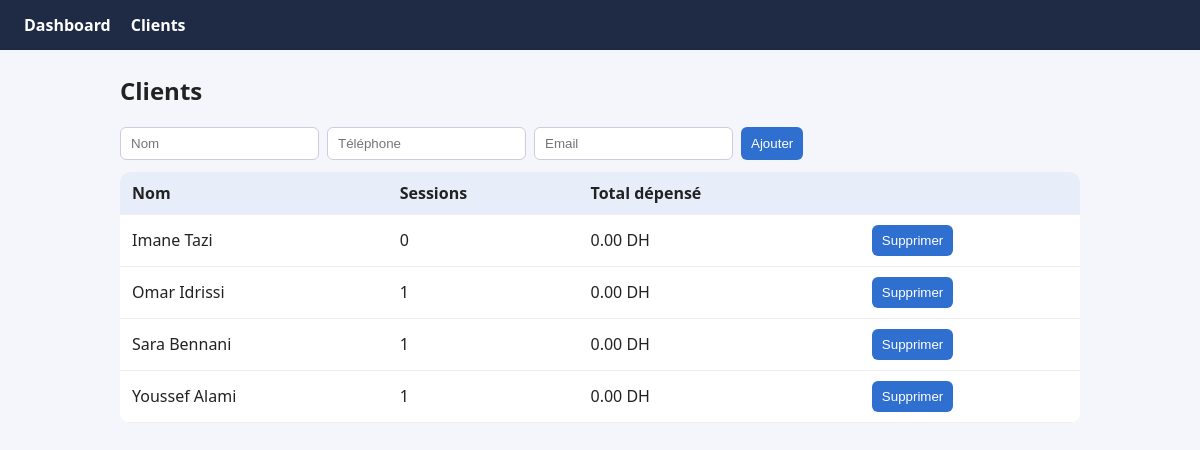
/clients.php, run on the app's committed database.
### tables this page shows
CREATE TABLE clients (
  id INT AUTO_INCREMENT PRIMARY KEY,
  nom VARCHAR(100) NOT NULL,
  telephone VARCHAR(20) UNIQUE,
  email VARCHAR(120),
  created_at TIMESTAMP DEFAULT CURRENT_TIMESTAMP
);

### clients.php (the view, shortened to what this page needs)
<?php
require 'db.php';
$clients = $pdo->query("SELECT * FROM v_top_clients")->fetchAll();
?>
<h2>Clients</h2>
<form method="post" style="display:flex;gap:8px;flex-wrap:wrap">
  <input name="nom" placeholder="Nom" required><input name="telephone" placeholder="Téléphone"><input name="email" type="email" placeholder="Email">
  <button>Ajouter</button>
</form>
<table><tr><th>Nom</th><th>Sessions</th><th>Total dépensé</th><th></th></tr>
<?php foreach ($clients as $c): ?>
<tr><td><?= h($c['nom']) ?></td><td><?= h($c['nb_sessions']) ?></td><td><?= h($c['total_depense']) ?> DH</td>
<td><form method="post" onsubmit="return confirm('Supprimer ce client ?')"><input type="hidden" name="action" value="delete"><input type="hidden" name="id" value="<?= h($c['id']) ?>"><button>Supprimer</button></form></td></tr>
<?php endforeach; ?>
</table></main></body></html>

### db.php (style rules this page uses)
body { font-family:system-ui,sans-serif;margin:0;background:#f4f6fb;color:#222 }
table { width:100%;border-collapse:collapse;background:#fff;border-radius:10px;overflow:hidden;margin:12px 0 28px }
th,td { padding:10px 12px;text-align:left;border-bottom:1px solid #eee }
th { background:#e8eef9 }
button,input,select { padding:8px 10px;border-radius:6px;border:1px solid #ccd }
button { background:#2f6fd0;color:#fff;border:0;cursor:pointer }

### data on the page
clients: nom "Imane Tazi", nb_sessions "0", total_depense "0.00"
clients: nom "Omar Idrissi", nb_sessions "1", total_depense "0.00"
clients: nom "Sara Bennani", nb_sessions "1", total_depense "0.00"
clients: nom "Youssef Alami", nb_sessions "1", total_depense "0.00"
